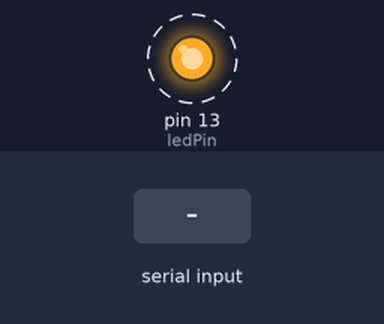
Recording of a sketch running on a simulated Arduino Uno, built with avr-gcc and run on an emulated ATmega328P. Parts: output pins drawn as LEDs (lit = HIGH). Dashed ring = blinking. The inputs (shaded band) are chosen by the test bench. What the sketch prints to the serial monitor is not drawn.

Above: at 0.9 s.
1.3 s: "+" received over Serial
Timing chart, 0 to 10.3 s (numbered marks = the images above; inputs shaded):
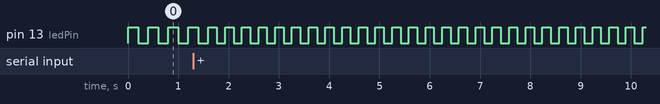

The sketch:

TP01.ino
```cpp
int frequency_counter = 5;
int ledPin = 13;

void setup()
{
  pinMode(ledPin, OUTPUT);
  Serial.begin(9600);
}

void loop()
{
  if (Serial.available() > 0)
  {
    char incomingChar = Serial.read();
    Serial.print("Start frequency is f=");
    Serial.println(frequency_counter);

    if (incomingChar == '+' && frequency_counter < 10)
    {
      frequency_counter = frequency_counter + 1;
    }
    else if (incomingChar == '-' && frequency_counter > 1)
    {
      frequency_counter = frequency_counter - 1;
    }
  }

  int blinkDelay = 1000 / frequency_counter; // Do the maths for frequency result
  digitalWrite(ledPin, HIGH); // Switch on
  delay(blinkDelay);
  digitalWrite(ledPin, LOW); // Switch off
  delay(blinkDelay);
}
```

Measured:
- by itself, pin 13 (ledPin): alternates HIGH for 0.17 s and LOW for 0.17 s
